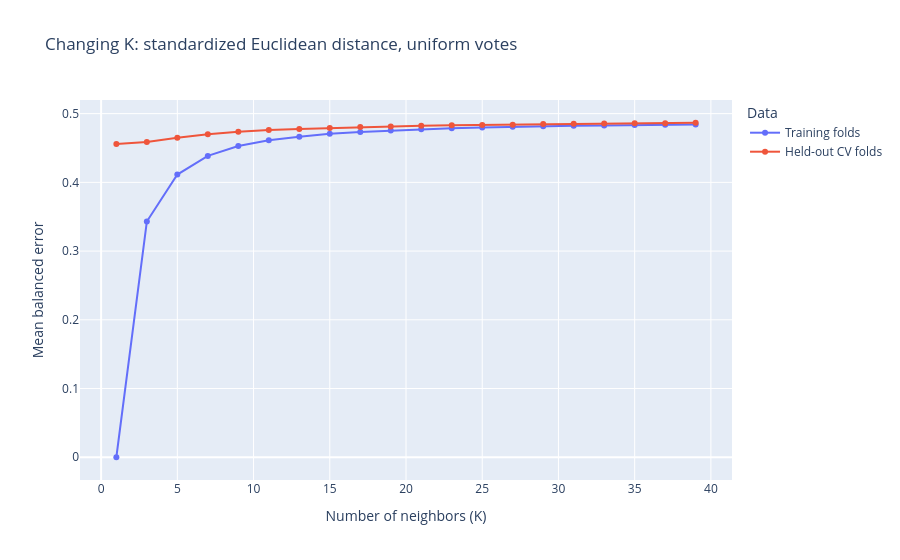

Notebook source saved alongside this figure:
### Markdown cell above
- CV balanced error was lowest at K=1 using Euclidean distance (0.455). It looks like Euclidean beats Manhattan at every K. This is CV balanced error is only slightly better than chance (0.5) with about 11% defaults; larger K lets non defaulters dominate the vote, so balanced error rises toward 0.5 as K grows.

### Code cell
curve = results_df.loc[
(results_df["metric"] == "euclidean") &
(results_df["weights"] == "uniform"),
["k", "train_balanced_error", "cv_balanced_error"]
].sort_values("k")
display(curve.round(4))
curve_plot = curve.rename(columns={
"train_balanced_error": "Training folds",
"cv_balanced_error": "Held-out CV folds"
})
fig = px.line(
curve_plot, x="k", y=["Training folds", "Held-out CV folds"],
markers=True, labels={"k": "Number of neighbors (K)",
"value": "Mean balanced error", "variable": "Data"},
title="Changing K: standardized Euclidean distance, uniform votes"
)
fig.show()

### Figure 1 — Plotly figure (JSON) as saved in the notebook; plotly's stock layout.template omitted (floating-point values rounded to 4 significant figures)
{"data": [{"hovertemplate": "Data=Training folds<br>Number of neighbors (K)=%{x}<br>Mean balanced error=%{y}<extra></extra>", "legendgroup": "Training folds", "line": {"color": "#636efa", "dash": "solid"}, "marker": {"symbol": "circle"}, "mode": "lines+markers", "name": "Training folds", "orientation": "v", "showlegend": true, "type": "scatter", "x": [1, 3, 5, 7, 9, 11, 13, 15, 17, 19, 21, 23, 25, 27, 29, 31, 33, 35, 37, 39], "xaxis": "x", "y": [0.0, 0.343, 0.4114, 0.4385, 0.4529, 0.4611, 0.4664, 0.4706, 0.4734, 0.4755, 0.4774, 0.4786, 0.4798, 0.481, 0.4818, 0.4824, 0.4829, 0.4833, 0.4838, 0.4843], "yaxis": "y"}, {"hovertemplate": "Data=Held-out CV folds<br>Number of neighbors (K)=%{x}<br>Mean balanced error=%{y}<extra></extra>", "legendgroup": "Held-out CV folds", "line": {"color": "#EF553B", "dash": "solid"}, "marker": {"symbol": "circle"}, "mode": "lines+markers", "name": "Held-out CV folds", "orientation": "v", "showlegend": true, "type": "scatter", "x": [1, 3, 5, 7, 9, 11, 13, 15, 17, 19, 21, 23, 25, 27, 29, 31, 33, 35, 37, 39], "xaxis": "x", "y": [0.4557, 0.4589, 0.4649, 0.4699, 0.4736, 0.4764, 0.4777, 0.479, 0.4805, 0.4812, 0.4823, 0.4832, 0.4836, 0.4839, 0.4849, 0.4853, 0.4857, 0.4859, 0.4861, 0.4867], "yaxis": "y"}], "layout": {"legend": {"title": {"text": "Data"}, "tracegroupgap": 0}, "title": {"text": "Changing K: standardized Euclidean distance, uniform votes"}, "xaxis": {"anchor": "y", "domain": [0, 1], "title": {"text": "Number of neighbors (K)"}}, "yaxis": {"anchor": "x", "domain": [0, 1], "title": {"text": "Mean balanced error"}}}}
